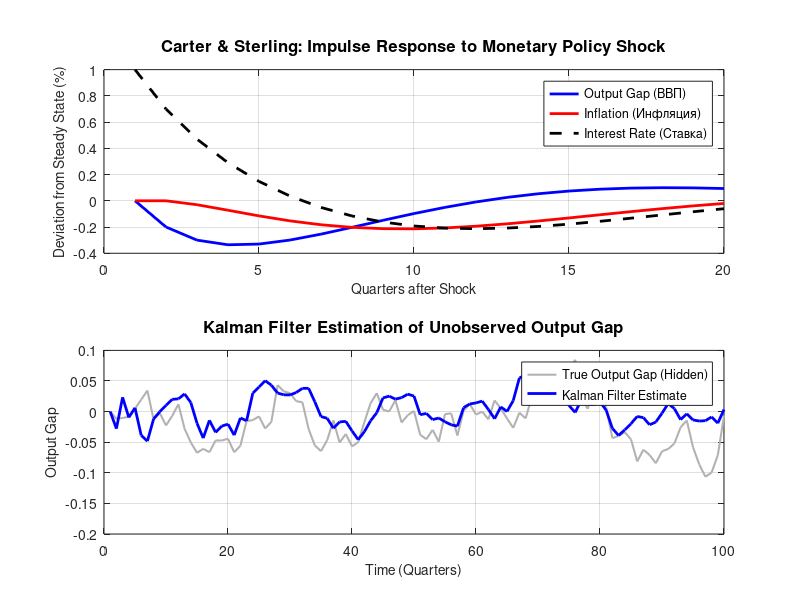

The MATLAB script that drew this image:
% ==========================================================
% CARTER & STERLING — QUANTITATIVE RESEARCH & ENGINEERING
% ==========================================================
% Project: DSGE State-Space Modeling & Kalman Filtering
% Author: Abzhamiev Bekdaulet, CEO
% Environment: GNU Octave
% ==========================================================

clear all; close all; clc;

disp('--- Carter & Sterling: Initializing DSGE & Kalman Filter ---');

%% 1. Определение пространства состояний (Linearized State-Space Model)
disp('1. Defining Macroeconomic State-Space Matrices (A, B, C, D)...');
% Вектор состояний x_t = [Output Gap; Inflation; Interest Rate]

% Матрица перехода A (структурные связи экономики)
% Строка 1 (IS Curve): Разрыв ВВП зависит от прошлого ВВП и ставки
% Строка 2 (Phillips Curve): Инфляция зависит от прошлого ВВП и инфляции
% Строка 3 (Taylor Rule): Ставка зависит от ВВП, инфляции и прошлой ставки
A = [ 0.80,  0.05, -0.20;
      0.15,  0.90,  0.00;
      0.10,  0.30,  0.70 ];

% Матрица входа B (Шок монетарной политики ЦБ бьет прямо по ставке)
B = [ 0;
      0;
      1 ];

% Матрица наблюдения C (Мы видим только Инфляцию и Ставку, ВВП - скрыт)
C = [ 0, 1, 0;
      0, 0, 1 ];

% Матрица прямого обхода D (нулевая)
D = [ 0;
      0 ];

%% 2. Расчет Импульсных Функций Отклика (Impulse Response Functions - IRF)
disp('2. Simulating Impulse Response to a 100 bps Monetary Shock...');
periods = 20; % Горизонт 20 кварталов
irf_states = zeros(3, periods);

% Инициализируем шок в t=1 (ЦБ неожиданно повышает ставку на 1%)
shock = 1;
irf_states(:, 1) = B * shock;

% Цикл развития шока (возврат системы к равновесию)
for t = 2:periods
    irf_states(:, t) = A * irf_states(:, t-1);
end

%% 3. Симуляция реальной экономики (Генерация данных для Калмана)
disp('3. Generating noisy economic data with unobserved Output Gap...');
T = 100; % 100 кварталов (25 лет) данных
true_states = zeros(3, T);
measurements = zeros(2, T); % То, что видит Росстат/Бюро статистики

% Ковариационные матрицы шума
Q = eye(3) * 0.02; % Шум процесса (структурные шоки экономики)
R = eye(2) * 0.10; % Шум измерений (ошибки сбора статистики)

% Генерируем реальную траекторию
for t = 2:T
    % x_{t} = A * x_{t-1} + process_noise
    true_states(:, t) = A * true_states(:, t-1) + (randn(3, 1) .* diag(Q));

    % y_{t} = C * x_{t} + measurement_noise
    measurements(:, t) = C * true_states(:, t) + (randn(2, 1) .* diag(R));
end

%% 4. Инициализация и цикл Фильтра Калмана (Kalman Filter)
disp('4. Running Recursive Kalman Filter for state estimation...');
% Начальные предположения (Prior)
x_est = zeros(3, T);       % Оцененные состояния
x_est(:, 1) = [0; 0; 0];   % Начинаем с нуля
P = eye(3);                % Начальная матрица ковариации ошибок (высокая неуверенность)

for t = 2:T
    % --- ШАГ ПРЕДСКАЗАНИЯ (Predict) ---
    x_pred = A * x_est(:, t-1);       % Экстраполяция состояния
    P_pred = A * P * A' + Q;          % Экстраполяция ковариации ошибки

    % --- ШАГ ОБНОВЛЕНИЯ (Update) ---
    y_actual = measurements(:, t);    % Текущие "зашумленные" данные статистики
    y_pred = C * x_pred;              % То, что мы ожидали увидеть
    innovation = y_actual - y_pred;   % Ошибка предсказания

    % Расчет Коэффициента Усиления Калмана (Kalman Gain)
    S = C * P_pred * C' + R;          % Ковариация инновации
    K = P_pred * C' * inv(S);         % Усиление Калмана

    % Корректировка оценки на основе нового измерения
    x_est(:, t) = x_pred + K * innovation;

    % Обновление ковариации ошибки
    P = (eye(3) - K * C) * P_pred;
end

%% 5. Визуализация (Executive Plots)
disp('5. Generating Executive Charts...');
figure('Position', [100, 100, 1000, 800]);

% Сабплот 1: IRF Монетарного Шока
subplot(2, 1, 1);
plot(1:periods, irf_states(1, :), 'b-', 'LineWidth', 2); hold on;
plot(1:periods, irf_states(2, :), 'r-', 'LineWidth', 2);
plot(1:periods, irf_states(3, :), 'k--', 'LineWidth', 2);
title('Carter & Sterling: Impulse Response to Monetary Policy Shock', 'FontSize', 12, 'FontWeight', 'bold');
xlabel('Quarters after Shock', 'FontSize', 10);
ylabel('Deviation from Steady State (%)', 'FontSize', 10);
legend('Output Gap (ВВП)', 'Inflation (Инфляция)', 'Interest Rate (Ставка)', 'Location', 'best');
grid on; hold off;

% Сабплот 2: Фильтр Калмана - Оценка скрытого разрыва ВВП
subplot(2, 1, 2);
time_vec = 1:T;
plot(time_vec, true_states(1, :), 'Color', [0.7 0.7 0.7], 'LineWidth', 1.5); hold on;
plot(time_vec, x_est(1, :), 'b-', 'LineWidth', 2);
title('Kalman Filter Estimation of Unobserved Output Gap', 'FontSize', 12, 'FontWeight', 'bold');
xlabel('Time (Quarters)', 'FontSize', 10);
ylabel('Output Gap', 'FontSize', 10);
legend('True Output Gap (Hidden)', 'Kalman Filter Estimate', 'Location', 'best');
grid on; hold off;

disp('--- Execution Completed ---');
